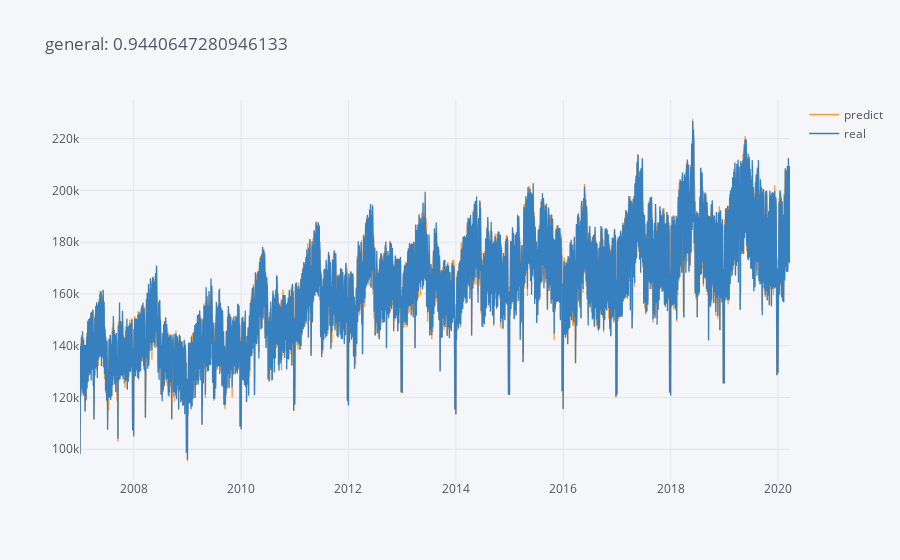
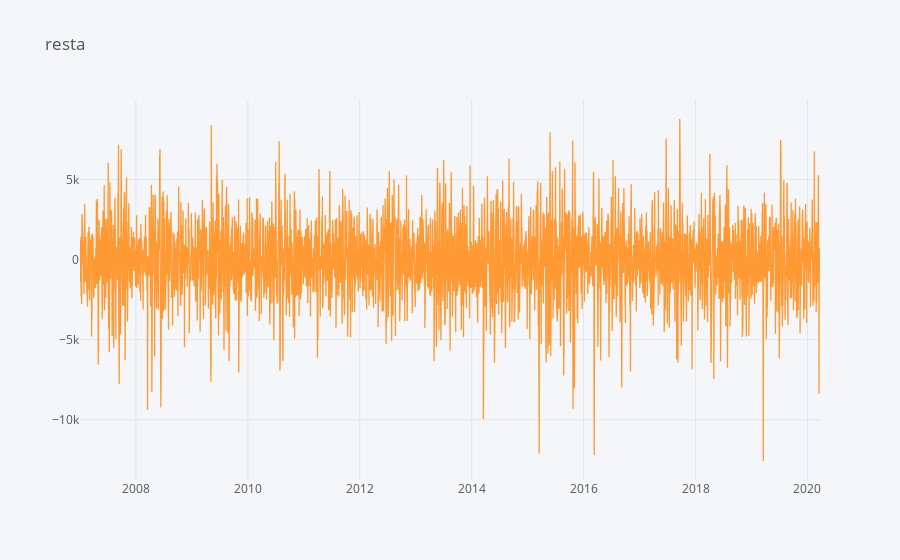
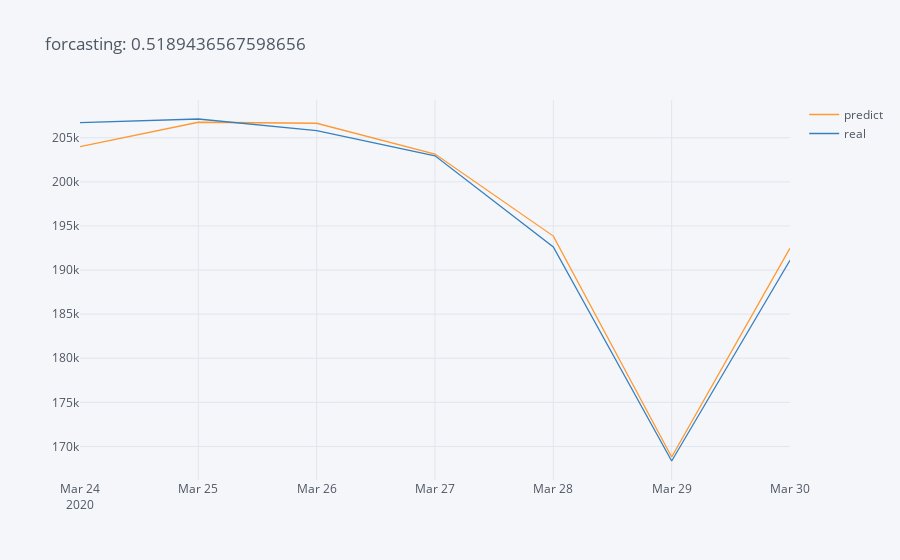

Notebook source saved alongside these figures, in order:
### Markdown cell above
**Antes del pca**

general:.9312372

predicción: 1.12319


**Después del pca**

general:.943239

predicción: .5576

### Code cell
visual2(7)

### Figure 1 — Plotly figure (JSON) as saved in the notebook; plotly's stock layout.template omitted (floating-point values rounded to 4 significant figures; data arrays with more than 128 entries replaced by an {"elided": "..."} marker saying what was removed)
{"data": [{"line": {"color": "rgba(255, 153, 51, 1.0)", "dash": "solid", "shape": "linear", "width": 1.3}, "mode": "lines", "name": "predict", "text": "", "type": "scatter", "x": {"elided": "4831 str values"}, "y": {"elided": "4831 float values"}}, {"line": {"color": "rgba(55, 128, 191, 1.0)", "dash": "solid", "shape": "linear", "width": 1.3}, "mode": "lines", "name": "real", "text": "", "type": "scatter", "x": {"elided": "4831 str values"}, "y": {"elided": "4831 float values"}}], "layout": {"legend": {"bgcolor": "#F5F6F9", "font": {"color": "#4D5663"}}, "paper_bgcolor": "#F5F6F9", "plot_bgcolor": "#F5F6F9", "title": {"font": {"color": "#4D5663"}, "text": "general: 0.9440647280946133"}, "xaxis": {"gridcolor": "#E1E5ED", "showgrid": true, "tickfont": {"color": "#4D5663"}, "title": {"font": {"color": "#4D5663"}, "text": ""}, "zerolinecolor": "#E1E5ED"}, "yaxis": {"gridcolor": "#E1E5ED", "showgrid": true, "tickfont": {"color": "#4D5663"}, "title": {"font": {"color": "#4D5663"}, "text": ""}, "zerolinecolor": "#E1E5ED"}}}

### Figure 2 — Plotly figure (JSON) as saved in the notebook; plotly's stock layout.template omitted (floating-point values rounded to 4 significant figures; data arrays with more than 128 entries replaced by an {"elided": "..."} marker saying what was removed)
{"data": [{"line": {"color": "rgba(255, 153, 51, 1.0)", "dash": "solid", "shape": "linear", "width": 1.3}, "mode": "lines", "name": "resta", "text": "", "type": "scatter", "x": {"elided": "4831 str values"}, "y": {"elided": "4831 float values"}}], "layout": {"legend": {"bgcolor": "#F5F6F9", "font": {"color": "#4D5663"}}, "paper_bgcolor": "#F5F6F9", "plot_bgcolor": "#F5F6F9", "title": {"font": {"color": "#4D5663"}, "text": "resta"}, "xaxis": {"gridcolor": "#E1E5ED", "showgrid": true, "tickfont": {"color": "#4D5663"}, "title": {"font": {"color": "#4D5663"}, "text": ""}, "zerolinecolor": "#E1E5ED"}, "yaxis": {"gridcolor": "#E1E5ED", "showgrid": true, "tickfont": {"color": "#4D5663"}, "title": {"font": {"color": "#4D5663"}, "text": ""}, "zerolinecolor": "#E1E5ED"}}}

### Figure 3 — Plotly figure (JSON) as saved in the notebook; plotly's stock layout.template omitted (floating-point values rounded to 4 significant figures)
{"data": [{"line": {"color": "rgba(255, 153, 51, 1.0)", "dash": "solid", "shape": "linear", "width": 1.3}, "mode": "lines", "name": "predict", "text": "", "type": "scatter", "x": ["2020-03-24", "2020-03-25", "2020-03-26", "2020-03-27", "2020-03-28", "2020-03-29", "2020-03-30"], "y": [204000.0, 206800.0, 206600.0, 203200.0, 193900.0, 168800.0, 192500.0]}, {"line": {"color": "rgba(55, 128, 191, 1.0)", "dash": "solid", "shape": "linear", "width": 1.3}, "mode": "lines", "name": "real", "text": "", "type": "scatter", "x": ["2020-03-24", "2020-03-25", "2020-03-26", "2020-03-27", "2020-03-28", "2020-03-29", "2020-03-30"], "y": [206700.0, 207100.0, 205800.0, 203000.0, 192600.0, 168300.0, 191100.0]}], "layout": {"legend": {"bgcolor": "#F5F6F9", "font": {"color": "#4D5663"}}, "paper_bgcolor": "#F5F6F9", "plot_bgcolor": "#F5F6F9", "title": {"font": {"color": "#4D5663"}, "text": "forcasting: 0.5189436567598656"}, "xaxis": {"gridcolor": "#E1E5ED", "showgrid": true, "tickfont": {"color": "#4D5663"}, "title": {"font": {"color": "#4D5663"}, "text": ""}, "zerolinecolor": "#E1E5ED"}, "yaxis": {"gridcolor": "#E1E5ED", "showgrid": true, "tickfont": {"color": "#4D5663"}, "title": {"font": {"color": "#4D5663"}, "text": ""}, "zerolinecolor": "#E1E5ED"}}}
